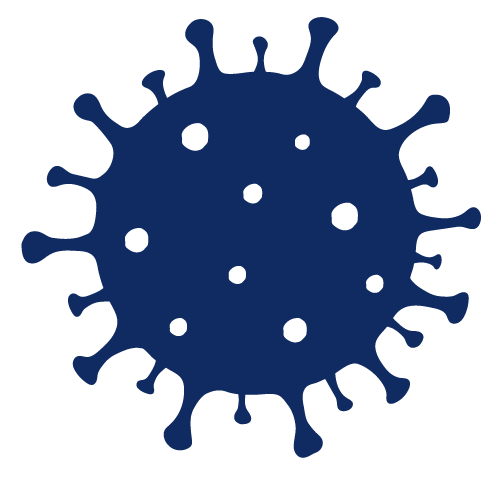
#> input picture NLP/coronavirus.png, 500 x 477 px
$ jupyter execute --allow-errors Untitled1.ipynb   (shell and % lines are left out)
#> lines starting #> are read from the running program, lines starting #| are printed output that depends on the picture
[cell 1]
import numpy as np, pandas as pd, os, json, glob, re, nltk

# NLP
# nltk.download('stopwords')
# !pip install scispacy
# !pip install https://s3-us-west-2.amazonaws.com/ai2-s2-scispacy/releases/v0.2.4/en_core_sci_sm-0.2.4.tar.gz
# import en_core_sci_sm as biod
from nltk.corpus import stopwords
from nltk.stem.porter import PorterStemmer
from wordcloud import WordCloud, STOPWORDS, ImageColorGenerator
# import scispacy
from PIL import Image
import spacy
from spacy import displacy

# Visualisation

import matplotlib as mpl
import matplotlib.pyplot as plt

# Everything Else

from tqdm.notebook import tqdm
from textblob import TextBlob

#> (a cell that did not finish here is left out)

[cell 3]
corpus = []
#> (the rest of this cell did not finish here and is left out)

[cell 4]
text = ""

#> (the rest of this cell did not finish here and is left out)

#> (a cell that did not finish here is left out)

[cell 6]
coronavirus = np.array(Image.open("coronavirus.png"))
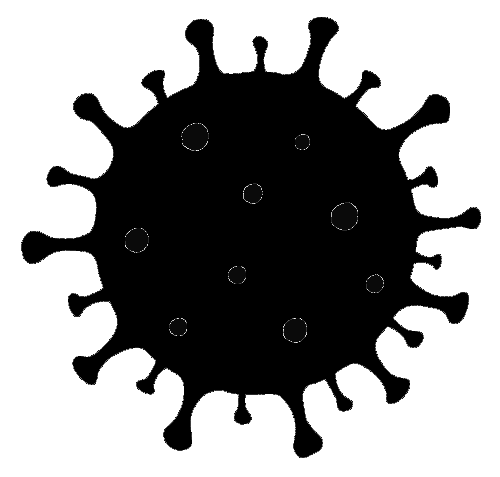
#> coronavirus: shape (477, 500); min 0, max 24, mean 13.9; drawn with min black and max white
coronavirus

[cell 7]
def transform_format(val):
    if val == 24:
        return 255
    else:
        return val

[cell 8]
transformed_coronavirus = np.ndarray((coronavirus.shape[0],coronavirus.shape[1]), np.int32)

for i in range(len(coronavirus)):
    transformed_coronavirus[i] = list(map(transform_format, coronavirus[i]))
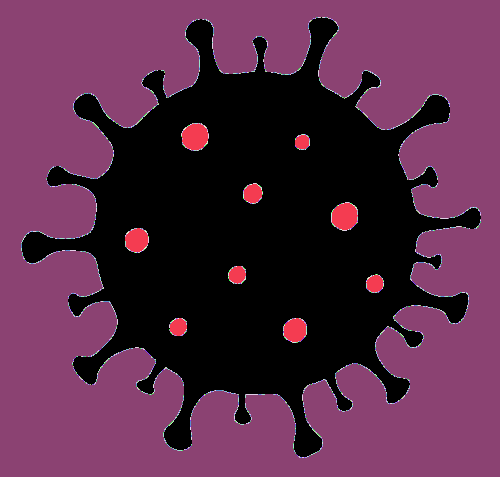
#> transformed_coronavirus: shape (477, 500) int32; 25 distinct labels, from 0 to 255; one colour per label, 0 black
